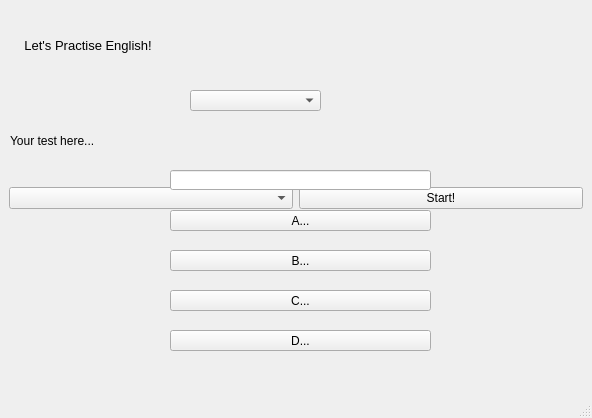
<?xml version="1.0" encoding="UTF-8"?>
<ui version="4.0">
 <class>MainWindow</class>
 <widget class="QMainWindow" name="MainWindow">
  <property name="geometry">
   <rect>
    <x>0</x>
    <y>0</y>
    <width>592</width>
    <height>418</height>
   </rect>
  </property>
  <property name="windowTitle">
   <string>MainWindow</string>
  </property>
  <widget class="QWidget" name="centralwidget">
   <widget class="QComboBox" name="choose_test">
    <property name="geometry">
     <rect>
      <x>190</x>
      <y>90</y>
      <width>131</width>
      <height>21</height>
     </rect>
    </property>
   </widget>
   <widget class="QLabel" name="label">
    <property name="geometry">
     <rect>
      <x>10</x>
      <y>10</y>
      <width>571</width>
      <height>71</height>
     </rect>
    </property>
    <property name="font">
     <font>
      <pointsize>10</pointsize>
     </font>
    </property>
    <property name="text">
     <string>    Let's Practise English!</string>
    </property>
   </widget>
   <!-- 在原有布局中找到测试选择部分的 hbox 布局 -->
   <layout class="QHBoxLayout" name="test_choice_layout">
     <item>
       <widget class="QComboBox" name="choose_test"/>
     </item>
     <item>
       <widget class="QPushButton" name="start">
         <property name="text">
           <string>Start!</string>
         </property>
       </widget>
     </item>
     <!-- 在 QHBoxLayout 布局中添加退出按钮 -->
     <layout class="QHBoxLayout" name="test_choice_layout">
       <item>
         <widget class="QComboBox" name="choose_test"/>
       </item>
       <item>
         <widget class="QPushButton" name="start">
           <property name="text">
             <string>Start!</string>
           </property>
         </widget>
       </item>
       <item>
         <!-- 确保exit按钮定义正确 -->
         <widget class="QPushButton" name="exit">
           <property name="text">
             <string>退出</string>
           </property>
         </widget>
       </item>
     </layout>
   </layout>
   <widget class="QPushButton" name="choice1">
    <property name="geometry">
     <rect>
      <x>170</x>
      <y>210</y>
      <width>261</width>
      <height>21</height>
     </rect>
    </property>
    <property name="text">
     <string>A...</string>
    </property>
   </widget>
   <widget class="QPushButton" name="choice4">
    <property name="geometry">
     <rect>
      <x>170</x>
      <y>330</y>
      <width>261</width>
      <height>21</height>
     </rect>
    </property>
    <property name="text">
     <string>D...</string>
    </property>
   </widget>
   <widget class="QPushButton" name="choice3">
    <property name="geometry">
     <rect>
      <x>170</x>
      <y>290</y>
      <width>261</width>
      <height>21</height>
     </rect>
    </property>
    <property name="text">
     <string>C...</string>
    </property>
   </widget>
   <widget class="QPushButton" name="choice2">
    <property name="geometry">
     <rect>
      <x>170</x>
      <y>250</y>
      <width>261</width>
      <height>21</height>
     </rect>
    </property>
    <property name="text">
     <string>B...</string>
    </property>
   </widget>
   <widget class="QLabel" name="text">
    <property name="geometry">
     <rect>
      <x>10</x>
      <y>130</y>
      <width>571</width>
      <height>21</height>
     </rect>
    </property>
    <property name="text">
     <string>Your test here...</string>
    </property>
   </widget>
   <widget class="QLineEdit" name="ans">
    <property name="geometry">
     <rect>
      <x>170</x>
      <y>170</y>
      <width>261</width>
      <height>20</height>
     </rect>
    </property>
   </widget>
  </widget>
  <widget class="QMenuBar" name="menubar">
   <property name="geometry">
    <rect>
     <x>0</x>
     <y>0</y>
     <width>592</width>
     <height>22</height>
    </rect>
   </property>
  </widget>
  <widget class="QStatusBar" name="statusbar"/>
 </widget>
 <resources/>
 <connections/>
</ui>
